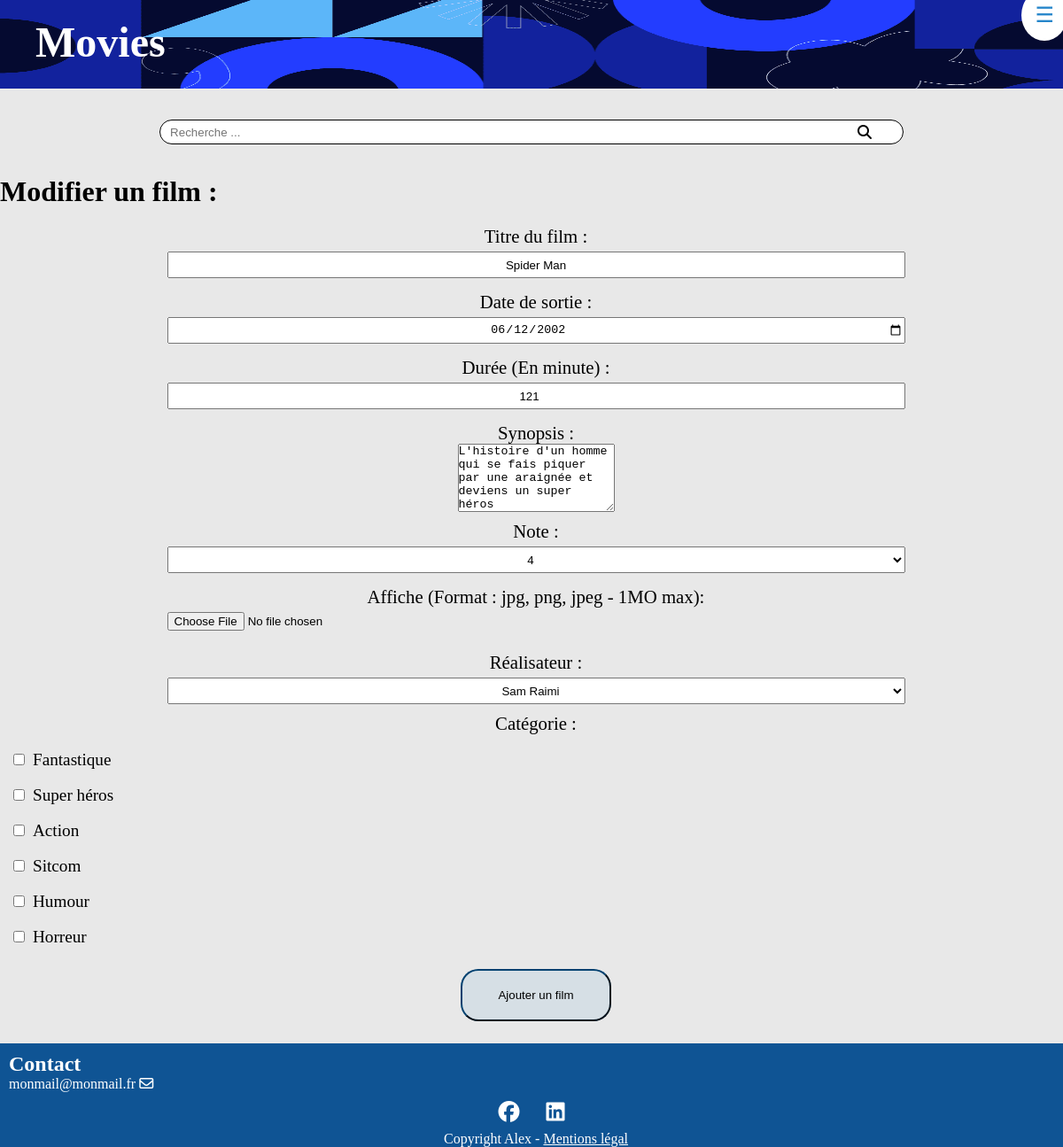
The page /index.php?action=editerFilm&id=1 on the database its author committed.
### tables this page shows
CREATE TABLE IF NOT EXISTS `film` (
  `id_film` int NOT NULL AUTO_INCREMENT,
  `titre` varchar(50) NOT NULL,
  `dateDeSortie` date NOT NULL,
  `duree` int NOT NULL,
  `synopsis` text,
  `note` decimal(6,2) DEFAULT NULL,
  `affiche` varchar(255) DEFAULT NULL,
  `id_realisateur` int NOT NULL,
  PRIMARY KEY (`id_film`),
  KEY `id_realisateur` (`id_realisateur`),
  CONSTRAINT `film_ibfk_1` FOREIGN KEY (`id_realisateur`) REFERENCES `realisateur` (`id_realisateur`)
);

CREATE TABLE IF NOT EXISTS `categorie` (
  `id_categorie` int NOT NULL AUTO_INCREMENT,
  `type` varchar(50) NOT NULL,
  PRIMARY KEY (`id_categorie`)
);

### view/formulaire/editFilm.php (the view, shortened to what this page needs)
<h3 class="titleFormulaire"> Modifier un film : </h3>
<form id="personne" action="index.php?action=addFilm" method="post" enctype="multipart/form-data">
<?php $film = $requete->fetch(); ?>
<div>
<div class="caseFormulaire">
<p>
    <label>
        Titre du film :
        <input type="text" name="titre" value="<?= $film['titre']?>" required>
    </label>
</p>
</div>
<div class="caseFormulaire">
<p>
            <label>
                Date de sortie :
                <input type="date" name="dateSortie" value="<?= $film['dateDeSortie']?>" required>
            </label>
        </p>
</div>
<div class="caseFormulaire">
<p>
    <label>
        Durée (En minute) :
        <input type="number" name="duree" value="<?= $film['duree']?>" required>
    </label>
</p>
</div>
<div class="caseFormulaire">
<p>
            <label>
                Synopsis :
                <textarea name="synopsys" placeholder="Votre texte ici..." rows="5"><?= $film['synopsis']?></textarea>
            </label>
        </p>
</div>
<div class="caseFormulaire">
<p>
    <label>
        Note :
        <select name="note" required>
            <?php for ($i = 0; $i <= 5; $i++)
            {
                if ($i === (int)$film['note']) {
                    echo "<option value=". round($film['note']) ." selected>" . round($film['note']) . "</option>";
                } else {
                    echo "<option value=". $i .">" . $i . "</option>";
                }
            } ?>
        </select>
    </label>
</p>
</div>
<div class="caseFormulaire">
<p>
    <label>
        Affiche (Format : jpg, png, jpeg - 1MO max):
        <input type="file" name="file">
    </label>
</p>
</div>
<div class="caseFormulaire">
<p>
    <label>
        Réalisateur :
        <select name="realisateur" required>
            <?php foreach($requeteReal->fetchall() as $real) { ?>
                <?php if ($real['idRealisateur'] === $film['idReal']) { ?>
                    <option value="<?= $real['idRealisateur'] ?>" selected>
                            <?=$real['lesRealisateur'] ?>
                    </option>
                <?php } else { ?>
                    <option value="<?= $real['idRealisateur'] ?>">
                            <?=$real['lesRealisateur'] ?>
                    </option>
               <?php } ?>
          <?php  } ?>
        </select>
    </label>
</p>
</div>
<div class="caseFormulaireCheckbox">
<p>
    <legend class='checkboxForm'>
        Catégorie :
    </legend>
            <?php foreach($requeteCategorie->fetchall() as $categorie) { ?>
            <?php if($categorie['idCategorie'] === $film['idCateg']) {
                $isChecked = true;
            }
            else {
                $isChecked = false;
            } ?>
            <br><div class='checkboxAll'>
                <input type="checkbox" name="categorie[]" id='<?= $categorie['typeCategorie'] ?>' value="<?= $categorie['idCategorie'] ?>" <?= $isChecked ?>>
                 <label for='<?= $categorie['typeCategorie'] ?>'> <?= $categorie['typeCategorie'] ?>  </label>
            </div>
          <?php  } ?>
</p>
</div>
<div class="validation">
    <p>
        <input type="submit" name="submit" value="Ajouter un film">
    </p>
</div>
</div>
</form>
<?php
    require_once "view/template.php";
?>

### public/css/style.css (style rules this page uses)
* { padding: 0; margin: 0; box-sizing: border-box; }
body { background-color: #9e9e9e3b; scroll-behavior: smooth; }
@media only screen and (min-width: 250px) { .caseFormulaire option { height: 50px; } }
@media only screen and (min-width: 250px) { .titleFormulaire { font-size: 2em; padding: 15px 0; } }
@media only screen and (min-width: 250px) { .caseFormulaire label { font-size: 1.3em; display: flex; flex-direction: column; justify-content: center; align-items: center; text-align: center; padding: 5px 0; } }
@media only screen and (min-width: 250px) { .caseFormulaire input { height: 30px; width: 70%; text-align: center; margin: 5px; } }
@media only screen and (min-width: 250px) { .caseFormulaire select { height: 30px; width: 70%; text-align: center; margin: 5px; } }
@media only screen and (min-width: 250px) { .caseFormulaireCheckbox legend { font-size: 1.3em; display: flex; justify-content: center; align-items: center; } }
@media only screen and (min-width: 250px) { .caseFormulaireCheckbox label { font-size: 1.2em; padding: 5px 5px; } }
@media only screen and (min-width: 250px) { .checkboxAll { padding-left: 15px; } }
@media only screen and (min-width: 250px) { .validation { margin: 25px 0; display: flex; justify-content: center; align-items: center; } }
@media only screen and (min-width: 250px) { .validation input { padding: 20px 40px; border-radius: 20px; border-color: #004170; background-color: #2585ca17; } }
@media only screen and (min-width: 250px) { footer h2, p { padding-left: 10px; } }

### rows shown on the page
film: titre "Spider Man", dateSortie "06/12/2002", duree "121", synopsys "L'histoire d'un homme qui se fais piquer par une araignée et deviens un super héros"
categorie: type "Fantastique"
categorie: type "Super héros"
categorie: type "Action"
categorie: type "Sitcom"
categorie: type "Humour"
categorie: type "Horreur"

### other values the page prints
form field note "4"
form field realisateur "Sam Raimi"
